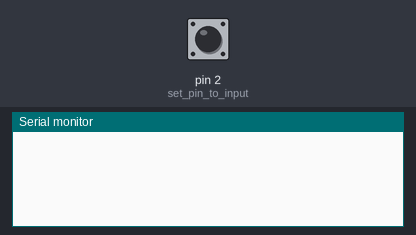
Recording of a sketch running on a simulated Arduino Uno, built with avr-gcc and run on an emulated ATmega328P. Shown: the last lines printed to the serial monitor. The test bench sets the inputs (shaded band); at power-on: pin 2 (set_pin_to_input) LOW.

Above: at 1.2 s.
1.3 s: pin 2 (set_pin_to_input) pulled HIGH for 0.15 s
At 2.5 s:
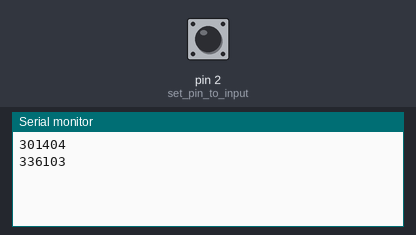
2.9 s: pin 2 (set_pin_to_input) pulled HIGH for 1 s
At 4.9 s:
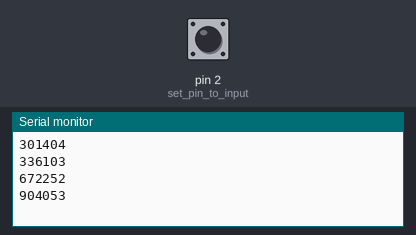
5.4 s: pin 2 (set_pin_to_input) pulled HIGH for 0.15 s
At 6.8 s:
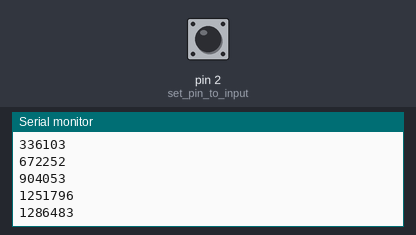
Timing chart, 0 to 8.4 s (numbered marks = the images above; inputs shaded):
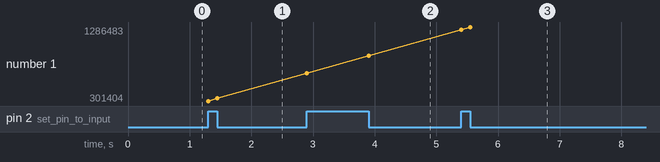

The sketch:

read.ino
```cpp
int pin = 7;
volatile unsigned long duration = 0;

void setup()
{
  //pinMode(pin, INPUT);           // set pin to input
  //digitalWrite(pin, HIGH);       // turn on pullup resistors
  pinMode(2, INPUT);           // set pin to input
  digitalWrite(2, LOW);       // turn on pullup resistors
  Serial.begin(9600);
  attachInterrupt(0, printSerial, CHANGE);
}

void loop()
{
  duration++;

}

void printSerial() {
   Serial.println(duration);
}
```

Measured:
- after the input at 1.3 s, the serial monitor: prints a new line at once (image 1)
- after the input at 2.9 s, the serial monitor: prints a new line at once (image 2)
- after the input at 5.4 s, the serial monitor: prints a new line at once (image 3)
- plotted number 1: 336103 → 904053 after the input at 2.9 s, 904053 → 1286483 after the input at 5.4 s
